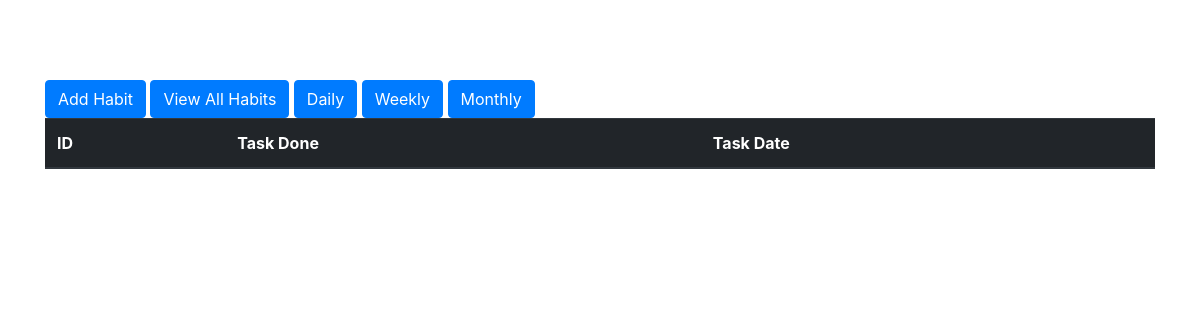
The page /tasks/19 on the database as committed earlier.
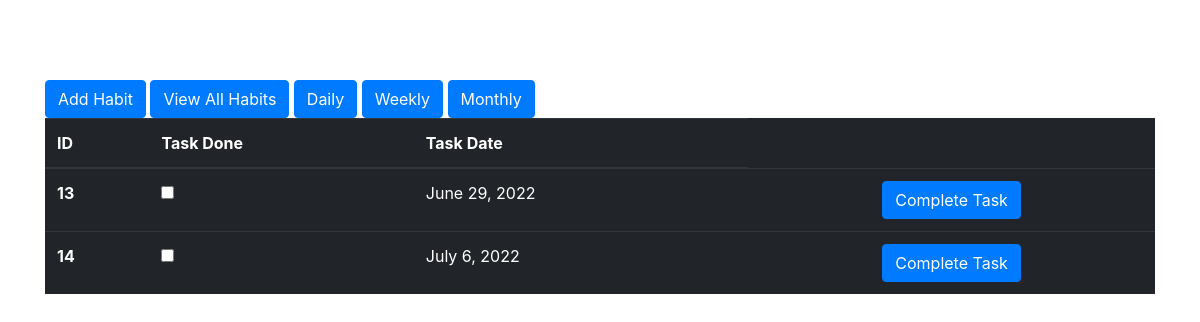
The same page on the database as committed later.
### habit/models.py (models this page shows, shortened)
class TaskModel(models.Model):
    class Meta:
        db_table = "task"
    done = models.BooleanField(default=False)
    task_date = models.DateField()
    habit = models.ForeignKey(HabitModel, on_delete=models.CASCADE)

### habit/views.py (the view)
# urls.py: path('tasks/<pk>', TasksView.as_view(), name='tasks'),
class TasksView(View):
    model = TaskModel
    def get(self, request, pk):
        tasks = TaskModel.objects.filter(habit=pk)
        return render(request, 'tasks.html', {'tasks': tasks})

### habit/templates/tasks.html
{% extends 'base.html' %}
{% block content %}
<a href="{% url 'add-habit'  %}"> <button class = "btn btn-primary">Add Habit</button> </a>
<a href="{% url 'habits'  %}"> <button class = "btn btn-primary">View All Habits</button> </a>
<a href="{% url 'daily'  %}"> <button class = "btn btn-primary">Daily</button> </a>
<a href="{% url 'weekly'  %}"> <button class = "btn btn-primary">Weekly</button> </a>
<a href="{% url 'monthly'  %}"> <button class = "btn btn-primary">Monthly</button> </a>
<table class="table table-dark">
  <thead>
    <tr>
      <th scope="col">ID</th>
      <th scope="col">Task Done</th>
      <th scope="col">Task Date</th>
    </tr>
  </thead>
  <tbody>
    {% for task in tasks %}
    <tr>
      <th scope="row">{{task.id}}</th>
      <td>{{task.completed}}  <input type="checkbox" name="task"  {% if task.completed %} checked{% endif %}></td>
      <td>{{task.task_date}}</td>
     <td class = "d-flex flex-row justify-content-around">
       <a href = "{% url 'update_task' task.id %}"  ><button class = "btn btn-primary"> Complete Task </button></a>
    </td>
    </tr>
    {% endfor %}
  </tbody>
</table>
{% endblock %}

Rows that differ between the two databases and show on the page:
added TaskModel: id "13", task_date "June 29, 2022"
added TaskModel: id "14", task_date "July 6, 2022"
